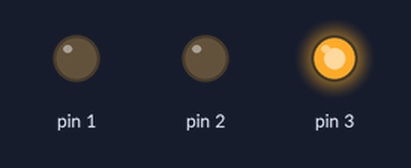
A sketch run on a simulated Arduino Uno, built with avr-gcc and run on an emulated ATmega328P. Shown: output pins drawn as LEDs (lit = HIGH).

Above: at 1.5 s.
At 4.5 s:
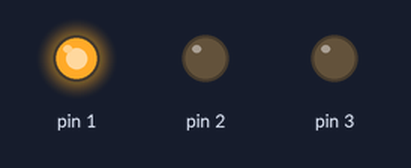
At 6.7 s:
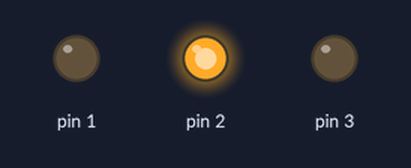
Timing chart, 0 to 9.8 s (numbered marks = the images above):
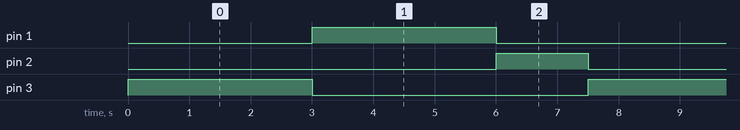

Measured:
- by itself, pin 1, pin 3: alternates HIGH for 3.0 s and LOW for 4.5 s
- by itself, pin 2: alternates HIGH for 1.5 s and LOW for 6.0 s
- by itself, everything shown: repeats every 7.5 s, in 4 steps

The sketch:

TrafficLight.ino
```cpp
/*
  Blink

  Turns an LED on for one second, then off for one second, repeatedly.


*/
int x = 1000;
// the setup function runs once when you press reset or power the board
void setup() {
  // initialize digital pin LED_BUILTIN as an output.
  pinMode(1, OUTPUT);
  pinMode(2, OUTPUT);
  pinMode(3, OUTPUT);
}

// the loop function runs over and over again forever
void loop() {
  digitalWrite(3, HIGH);  // turn the LED on (HIGH is the voltage level)
  delay(3000);            // wait for a second
  digitalWrite(3, LOW);   // turn the LED off by making the voltage LOW
  digitalWrite(1, HIGH);  // turn the LED on (HIGH is the voltage level)
  delay(3000);            // wait for a second
  digitalWrite(1, LOW);    // turn the LED off by making the voltage LOW
  digitalWrite(2, HIGH);  // turn the LED on (HIGH is the voltage level)
  delay(1500);            // wait for a second
  digitalWrite(2, LOW);   // turn the LED off by making the voltage LOW          // wait for a second
}
```
